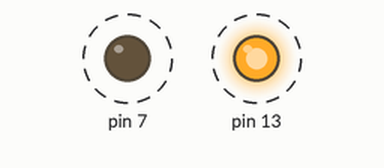
Simulated run of this sketch. Board: Arduino Uno, built with avr-gcc and run on an emulated ATmega328P. On the bench: output pins drawn as LEDs (lit = HIGH). Dashed ring = blinking.

Above: at 0.5 s.
Timing chart, 0 to 4.6 s (numbered marks = the images above):
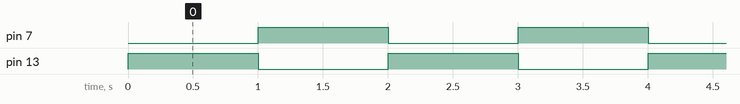

The sketch:

LED_TEMP.ino
```cpp
//13이랑 7로
const uint8_t LED_PIN = 13U;
const uint8_t LED_PIN_B = 7U;

void setup() {//4개씩 깜박거리는 코드
  // put your setup code here, to run once:
  pinMode(LED_PIN, OUTPUT);
  pinMode(LED_PIN_B, OUTPUT);

}

void loop() {
  // put your main code here, to run repeatedly:
  digitalWrite(LED_PIN, HIGH);
  digitalWrite(LED_PIN_B, LOW);
  delay(1000);
  digitalWrite(LED_PIN, LOW);
  digitalWrite(LED_PIN_B, HIGH);
  delay(1000);
}
```

Measured:
- by itself, pin 7, pin 13: alternates HIGH for 1.0 s and LOW for 1.0 s
